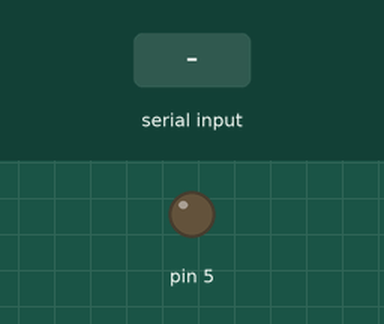
Simulated run of this sketch. Board: Arduino Uno, built with avr-gcc and run on an emulated ATmega328P. On the bench: output pins drawn as LEDs (lit = HIGH). Inputs (shaded band) come from the test bench. What the sketch prints to the serial monitor is not drawn.

Above: at 1.2 s.
1.3 s: "kaishichus" received over the second serial link
At 1.7 s:
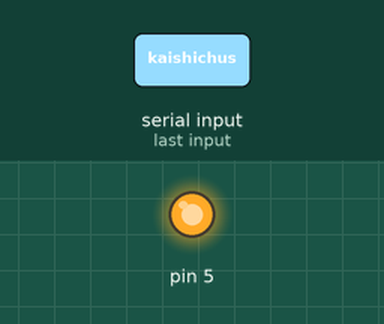
Timing chart, 0 to 4.8 s (numbered marks = the images above; inputs shaded):
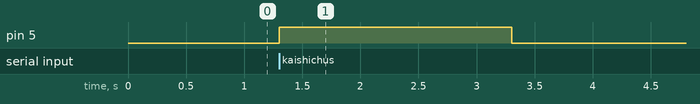

The sketch:

ok-Pump.ino
```cpp
#include <SoftwareSerial.h>

SoftwareSerial mySerial(10,11);   //RX.TX
String receive_data;

void setup(){
  mySerial.begin(115200);
  Serial.begin(115200);
  receive_data = "";
  pinMode(5, OUTPUT);
}

void loop(){
  while (mySerial.available() > 0) {
    receive_data = String(receive_data) + String(char(mySerial.read()));
  }
  if (String(receive_data).indexOf("kaishichus") >= 0) {
    digitalWrite(5,HIGH);
    Serial.println("开始出水");
    receive_data = "";
    delay(2000);
    digitalWrite(5,LOW);
  }
}
```

Measured:
- after the input at 1.3 s, pin 5: LOW → HIGH at once, → LOW 2.0 s later
